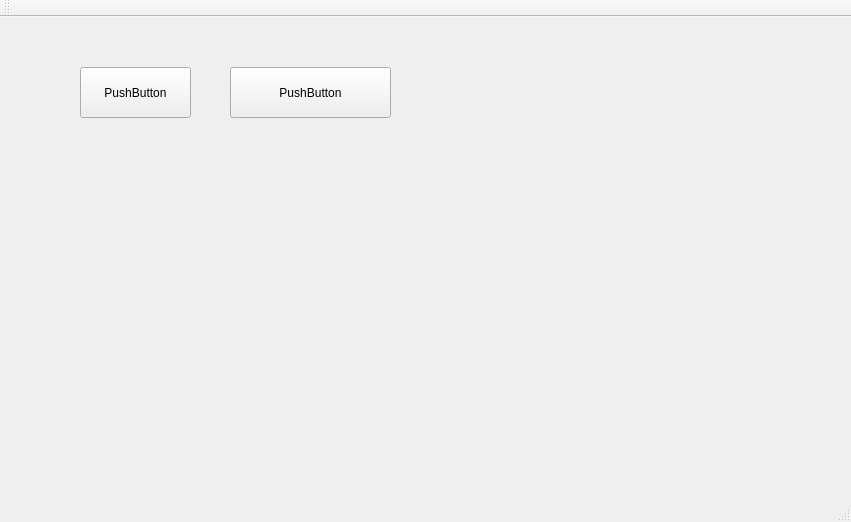
<?xml version="1.0" encoding="UTF-8"?>
<ui version="4.0">
 <class>MainWindow</class>
 <widget class="QMainWindow" name="MainWindow">
  <property name="geometry">
   <rect>
    <x>0</x>
    <y>0</y>
    <width>851</width>
    <height>522</height>
   </rect>
  </property>
  <property name="windowTitle">
   <string>MainWindow</string>
  </property>
  <widget class="QWidget" name="centralWidget">
   <widget class="QPushButton" name="pushButton">
    <property name="geometry">
     <rect>
      <x>80</x>
      <y>50</y>
      <width>111</width>
      <height>51</height>
     </rect>
    </property>
    <property name="text">
     <string>PushButton</string>
    </property>
   </widget>
   <widget class="QPushButton" name="pushButton_2">
    <property name="geometry">
     <rect>
      <x>230</x>
      <y>50</y>
      <width>161</width>
      <height>51</height>
     </rect>
    </property>
    <property name="text">
     <string>PushButton</string>
    </property>
   </widget>
  </widget>
  <widget class="QMenuBar" name="menuBar">
   <property name="geometry">
    <rect>
     <x>0</x>
     <y>0</y>
     <width>851</width>
     <height>20</height>
    </rect>
   </property>
  </widget>
  <widget class="QToolBar" name="mainToolBar">
   <attribute name="toolBarArea">
    <enum>TopToolBarArea</enum>
   </attribute>
   <attribute name="toolBarBreak">
    <bool>false</bool>
   </attribute>
  </widget>
  <widget class="QStatusBar" name="statusBar"/>
 </widget>
 <layoutdefault spacing="6" margin="11"/>
 <resources/>
 <connections/>
</ui>
